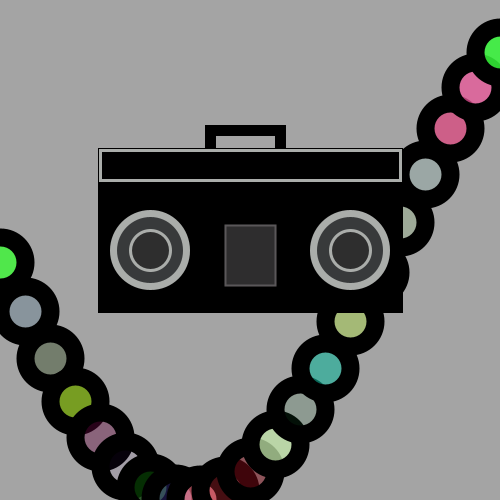
Frame 1 (no input)
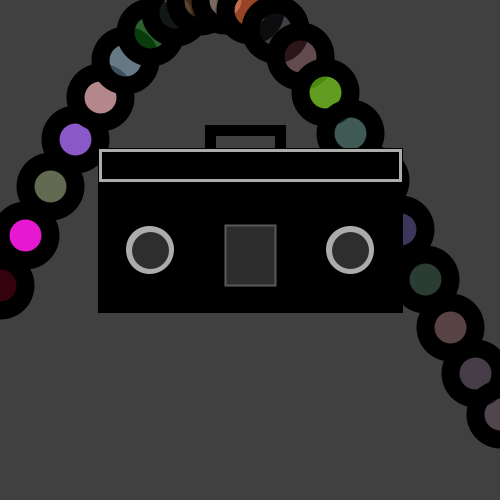
Frame 60 (the mouse pressed at the canvas centre just before this capture)
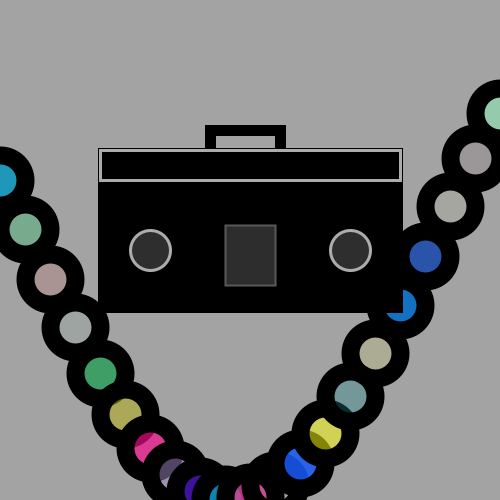
Frame 120 (the mouse held since frame 60 and released just before this capture)

The Processing sketch that drew these frames (run headless with seeded random() and noise(); from frame 60 on, the mouse is pressed at the canvas centre):

// Processing sketch: processing_123446
// ── processing_123446.pde

//MUSICA


//vinilos olas
float theta = 0.0;

//para latido de bocinas
float time = 0.0;
float increment = 0.01;

void setup() {
  
size(500,500);
smooth();
}

void draw() {
background(random(255));


//vinilos
//theta velocidad y flujo de la ola... x
  theta += 0.05;
   
  strokeWeight(10);
  stroke(0);
  fill(255);
  float x = theta;
  
   
  for (int i = 0; i <= 20; i++) {
    
    
 //operacion para la olita
    float y = sin(x)*height/2;
   
   
   //vinilo
  strokeWeight(18);
  stroke(0);
  fill(random(255), random(255), random(255), random(255));
    ellipse(i*25,y + height/2,50,50);
    x += 0.2;
    


//dibujando mi grabadora :)

//manijita superior
strokeWeight(10);
stroke(0,0,0);
noFill();
rect(210,130,70,25);

//cuerpo
strokeWeight(5);
stroke(0,0,0, 220);
fill(0,0,0, 230);
rect(100,150,300,160);

//centro
strokeWeight(2);
stroke(90,87,89);
fill(46,45,46);
rect(225,225,50,60);


//adorno
strokeWeight(3);
stroke(170,173,170);
fill(0,0,0, 230);
rect(100,150,300,30);



//efecto en bocinitas
float n = noise(time)*width/3.5;
  time += increment;

//bocinas fuera
strokeWeight(7);
stroke(170,173,170);
fill(56,58,59);
ellipse(150,250,n,n);
ellipse(350,250,n,n);

//bocina dentro
strokeWeight(3);
stroke(170,173,170);
fill(46,46,46);
ellipse(150,250,40,40);
ellipse(350,250,40,40);




  }
}
